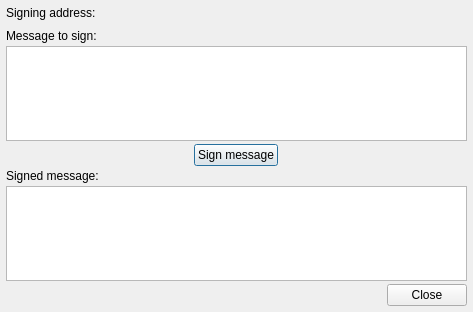
<?xml version="1.0" encoding="UTF-8"?>
<ui version="4.0">
 <class>DialogSignMessage</class>
 <widget class="QDialog" name="DialogSignMessage">
  <property name="geometry">
   <rect>
    <x>0</x>
    <y>0</y>
    <width>473</width>
    <height>312</height>
   </rect>
  </property>
  <property name="windowTitle">
   <string>Dialog</string>
  </property>
  <property name="modal">
   <bool>true</bool>
  </property>
  <layout class="QVBoxLayout" name="verticalLayout">
   <property name="spacing">
    <number>3</number>
   </property>
   <property name="leftMargin">
    <number>6</number>
   </property>
   <property name="topMargin">
    <number>6</number>
   </property>
   <property name="rightMargin">
    <number>6</number>
   </property>
   <property name="bottomMargin">
    <number>6</number>
   </property>
   <item>
    <layout class="QHBoxLayout" name="horizontalLayout_2">
     <property name="bottomMargin">
      <number>6</number>
     </property>
     <item>
      <widget class="QLabel" name="label_4">
       <property name="sizePolicy">
        <sizepolicy hsizetype="Maximum" vsizetype="Preferred">
         <horstretch>0</horstretch>
         <verstretch>0</verstretch>
        </sizepolicy>
       </property>
       <property name="text">
        <string>Signing address:</string>
       </property>
      </widget>
     </item>
     <item>
      <widget class="QLabel" name="lblSigningAddress">
       <property name="font">
        <font>
         <weight>75</weight>
         <bold>true</bold>
        </font>
       </property>
       <property name="text">
        <string/>
       </property>
      </widget>
     </item>
    </layout>
   </item>
   <item>
    <widget class="QLabel" name="label">
     <property name="text">
      <string>Message to sign:</string>
     </property>
    </widget>
   </item>
   <item>
    <widget class="QPlainTextEdit" name="edtMessageToSign"/>
   </item>
   <item>
    <layout class="QHBoxLayout" name="horizontalLayout">
     <item>
      <widget class="QPushButton" name="btnSignMessage">
       <property name="sizePolicy">
        <sizepolicy hsizetype="Maximum" vsizetype="Fixed">
         <horstretch>0</horstretch>
         <verstretch>0</verstretch>
        </sizepolicy>
       </property>
       <property name="font">
        <font>
         <weight>50</weight>
         <bold>false</bold>
        </font>
       </property>
       <property name="text">
        <string>Sign message</string>
       </property>
      </widget>
     </item>
    </layout>
   </item>
   <item>
    <widget class="QLabel" name="label_2">
     <property name="text">
      <string>Signed message:</string>
     </property>
    </widget>
   </item>
   <item>
    <widget class="QPlainTextEdit" name="edtSignedMessage">
     <property name="readOnly">
      <bool>true</bool>
     </property>
    </widget>
   </item>
   <item>
    <layout class="QHBoxLayout" name="horizontalLayout_3">
     <item>
      <spacer name="horizontalSpacer">
       <property name="orientation">
        <enum>Qt::Horizontal</enum>
       </property>
       <property name="sizeHint" stdset="0">
        <size>
         <width>40</width>
         <height>20</height>
        </size>
       </property>
      </spacer>
     </item>
     <item>
      <widget class="QPushButton" name="btnClose">
       <property name="text">
        <string>Close</string>
       </property>
      </widget>
     </item>
    </layout>
   </item>
  </layout>
 </widget>
 <resources/>
 <connections/>
</ui>
